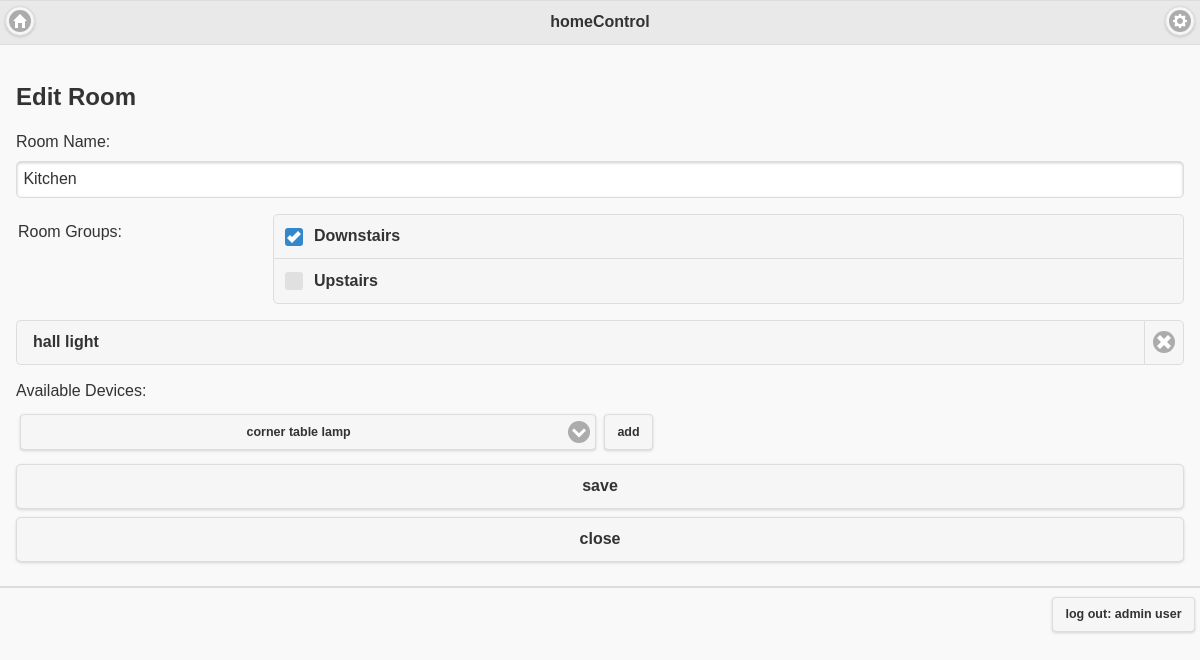
Page /edit/room/2 (signed in) on the earlier database version.
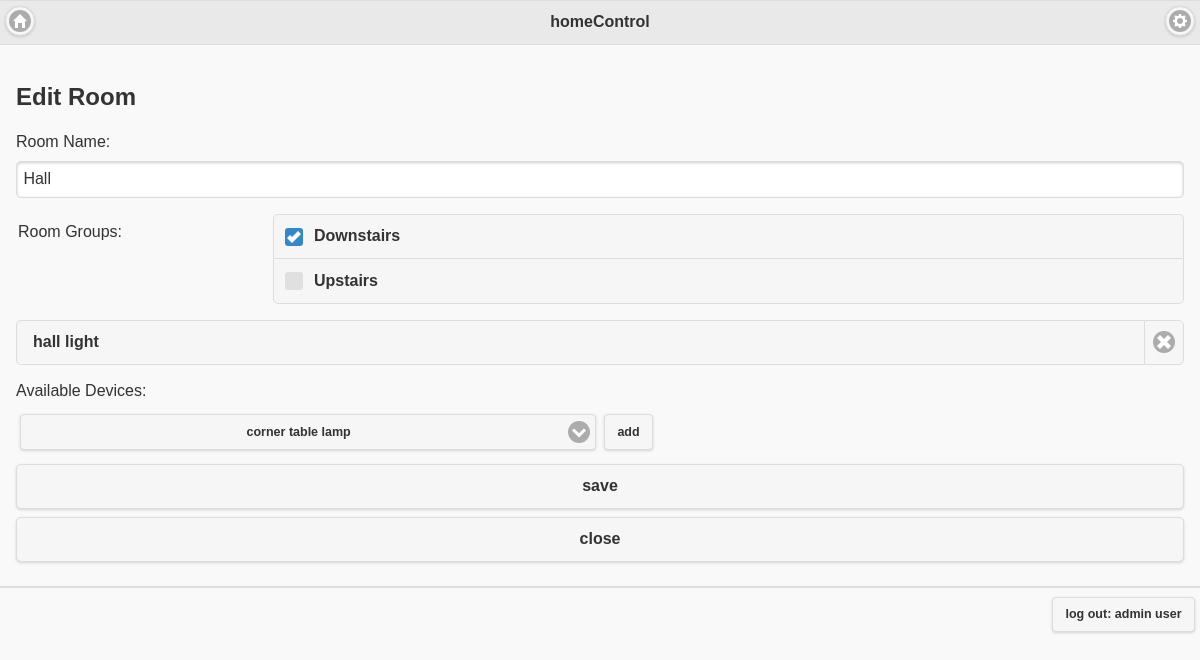
Same page on the later database version.
### tables this page shows
CREATE TABLE rooms (
  room_id integer primary key autoincrement,
  name text not null
);

### homecontrol.py (the view)
@app.route('/edit/<item>/<id>')
def edit(item, id):
    if isloggedin() == True:
        db = get_db()
        uf = userfactory.Userfactory()
        user = uf.getuser(db, session['currentuserid'])
        item = item.lower()
        if item == 'room':
            rgf = roomgroupfactory.Roomgroupfactory()
            roomgroups = rgf.getroomgroups(db)
            rf = roomfactory.RoomFactory()
            room = rf.get_room(db, id)
            df = devicefactory.DeviceFactory()
            available_devices = df.get_available_devices(db, room)
            return render_template('addeditroom.html', user=user, roomgroups=roomgroups, room=room,
                                   available_devices=available_devices)
        elif item == 'roomgroup':
            pass
        elif item == 'device':
            dgf = devicegroupfactory.DeviceGroupFactory()
            devicegroups = dgf.get_devicegroups(db)
            df = devicefactory.DeviceFactory()
            device = df.get_device(db, id)
            return render_template('addeditdevice.html', user=user, devicegroups=devicegroups, device=device)
        elif item == 'user':
            edituser = uf.getuser(db, id)
            return render_template('addedituser.html', user=user, edituser=edituser)
    else:
        error = 'Not authorised'
        return render_template('home.html', error=error)

### devicefactory.py (called while the page is built)
    def get_available_devices(self, db, room):
        cur = db.execute('select * from devices')
        devicerows = cur.fetchall()
        devices = []
        existing_deviceids = []
        for existingdevice in room.devices:
            existing_deviceids.append(existingdevice.deviceid)
        for row in devicerows:
            deviceid = row['device_id']
            if deviceid not in existing_deviceids:
                d = self.get_device(db, deviceid)
                devices.append(d)
        return devices

### homecontrol.py (called while the page is built)
def connect_db():
    rv = sqlite3.connect(app.config['DATABASE'])
    rv.row_factory = sqlite3.Row
    return rv

def get_db():
    if not hasattr(g, 'sqlite_db'):
        g.sqlite_db = connect_db()
    return g.sqlite_db

@app.context_processor
def utility_processor():
    def jqm_url(method):
        return getjqm_url(method)
    return dict(jqm_url=jqm_url)

def getjqm_url(method):
    r = url_for(method)
    r = r + '?l=' + str(random.random())
    return r

def isloggedin():
    lin = None
    if 'currentuserid' in session:
        lin = True
    else:
        lin = False
    return lin

### templates/addeditroom.html (shortened to what this page needs)
{% extends "layout.html" %}
{% block body %}
{% if room is none %}
<h2>Add Room</h2>
{% else %}
<h2>Edit Room</h2>
{% endif %}
<form action="{{ url_for('save' , item='room' )}}" method=post>
    <label for="name">Room Name:</label>
    <input type="text" name="name" id="name" value="{{ room.name }}">
    <div class="ui-field-contain">
        <fieldset data-role="controlgroup">
            <legend>Room Groups:</legend>
            {% for roomgroup in roomgroups %}
            <label for="checkbox_{{ roomgroup.roomgroupid }}">{{ roomgroup.name }}</label>
            {% else %}
            <li><em>Unbelievable. No room groups found so far</em>
                {% endfor %}
        </fieldset>
    </div>
    <ul data-role="listview" data-inset="true" data-shadow="false">
        {% for device in room.devices %}
        <li><a href="{{ url_for('edit' , item='device', id=device.deviceid )}}">{{ device.name }}</a><a
                href="{{ url_for('unlink' , item='roomdevice', id1=room.roomid, id2=device.deviceid )}}"
                data-icon="delete"></a></li>
        {% else %}
        <li><em>No devices allocated so far</em>
            {% endfor %}
    </ul>
    <div class="ui-grid-a">
        <div class="ui-block-a"><label for="select_device" class="select">Available Devices:</label>
        </div>
        <div class="ui-block-b">
        </div>
        <div class="ui-block-a">
        </div>
        <div class="ui-block-b">
            <a href="Javascript: addDevice_click({{room.roomid}})" id="addDevice" data-role="button" data-mini="true"
               data-inline="true">add</a>
        </div>
    </div>
    <button type="submit" name="save" value="save">save</button>
    <button type="cancel" name="cancel">close</button>
</form>
{% endblock %}

Differences in the rows shown:
changed rooms: name "Kitchen" → "Hall"
